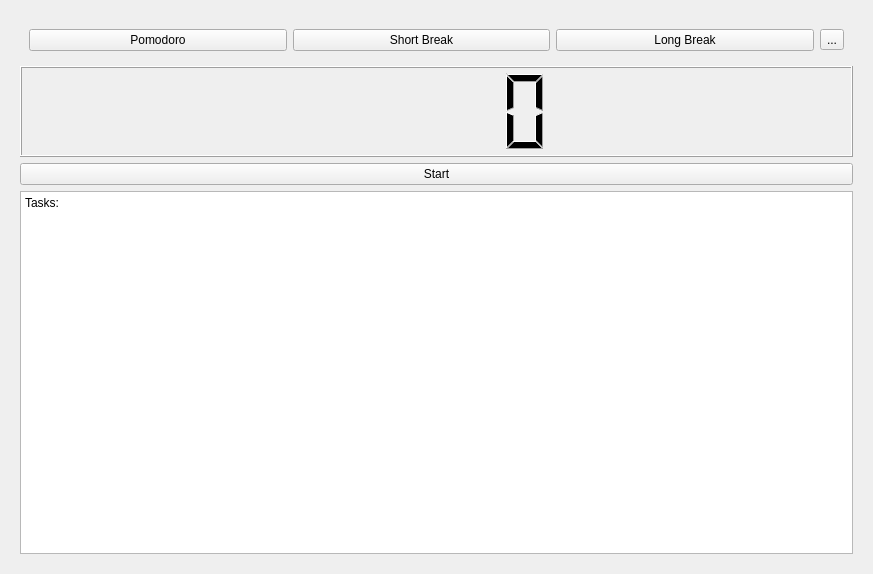
<?xml version="1.0" encoding="UTF-8"?>
<ui version="4.0">
 <class>Form</class>
 <widget class="QWidget" name="Form">
  <property name="geometry">
   <rect>
    <x>0</x>
    <y>0</y>
    <width>873</width>
    <height>574</height>
   </rect>
  </property>
  <property name="minimumSize">
   <size>
    <width>500</width>
    <height>321</height>
   </size>
  </property>
  <property name="windowTitle">
   <string>Form</string>
  </property>
  <layout class="QVBoxLayout" name="verticalLayout_2">
   <item>
    <widget class="QWidget" name="widget_3" native="true">
     <layout class="QVBoxLayout" name="verticalLayout">
      <item>
       <widget class="QWidget" name="widget" native="true">
        <layout class="QHBoxLayout" name="horizontalLayout">
         <item>
          <widget class="QPushButton" name="button_pomodoro">
           <property name="text">
            <string>Pomodoro</string>
           </property>
          </widget>
         </item>
         <item>
          <widget class="QPushButton" name="button_sbreak">
           <property name="text">
            <string>Short Break</string>
           </property>
          </widget>
         </item>
         <item>
          <widget class="QPushButton" name="button_lbreak">
           <property name="text">
            <string>Long Break</string>
           </property>
          </widget>
         </item>
         <item>
          <widget class="QToolButton" name="button_settings">
           <property name="text">
            <string>...</string>
           </property>
          </widget>
         </item>
        </layout>
       </widget>
      </item>
      <item>
       <widget class="QLCDNumber" name="lcdNumber">
        <property name="minimumSize">
         <size>
          <width>0</width>
          <height>91</height>
         </size>
        </property>
       </widget>
      </item>
      <item>
       <widget class="QPushButton" name="button_lbreak_2">
        <property name="text">
         <string>Start</string>
        </property>
       </widget>
      </item>
      <item>
       <widget class="QTextEdit" name="textEdit">
        <property name="html">
         <string>&lt;!DOCTYPE HTML PUBLIC &quot;-//W3C//DTD HTML 4.0//EN&quot; &quot;http://www.w3.org/TR/REC-html40/strict.dtd&quot;&gt;
&lt;html&gt;&lt;head&gt;&lt;meta name=&quot;qrichtext&quot; content=&quot;1&quot; /&gt;&lt;style type=&quot;text/css&quot;&gt;
p, li { white-space: pre-wrap; }
&lt;/style&gt;&lt;/head&gt;&lt;body style=&quot; font-family:'Sans Serif'; font-size:9pt; font-weight:400; font-style:normal;&quot;&gt;
&lt;p style=&quot; margin-top:0px; margin-bottom:0px; margin-left:0px; margin-right:0px; -qt-block-indent:0; text-indent:0px;&quot;&gt;Tasks:&lt;/p&gt;&lt;/body&gt;&lt;/html&gt;</string>
        </property>
       </widget>
      </item>
     </layout>
    </widget>
   </item>
  </layout>
 </widget>
 <resources/>
 <connections/>
</ui>
